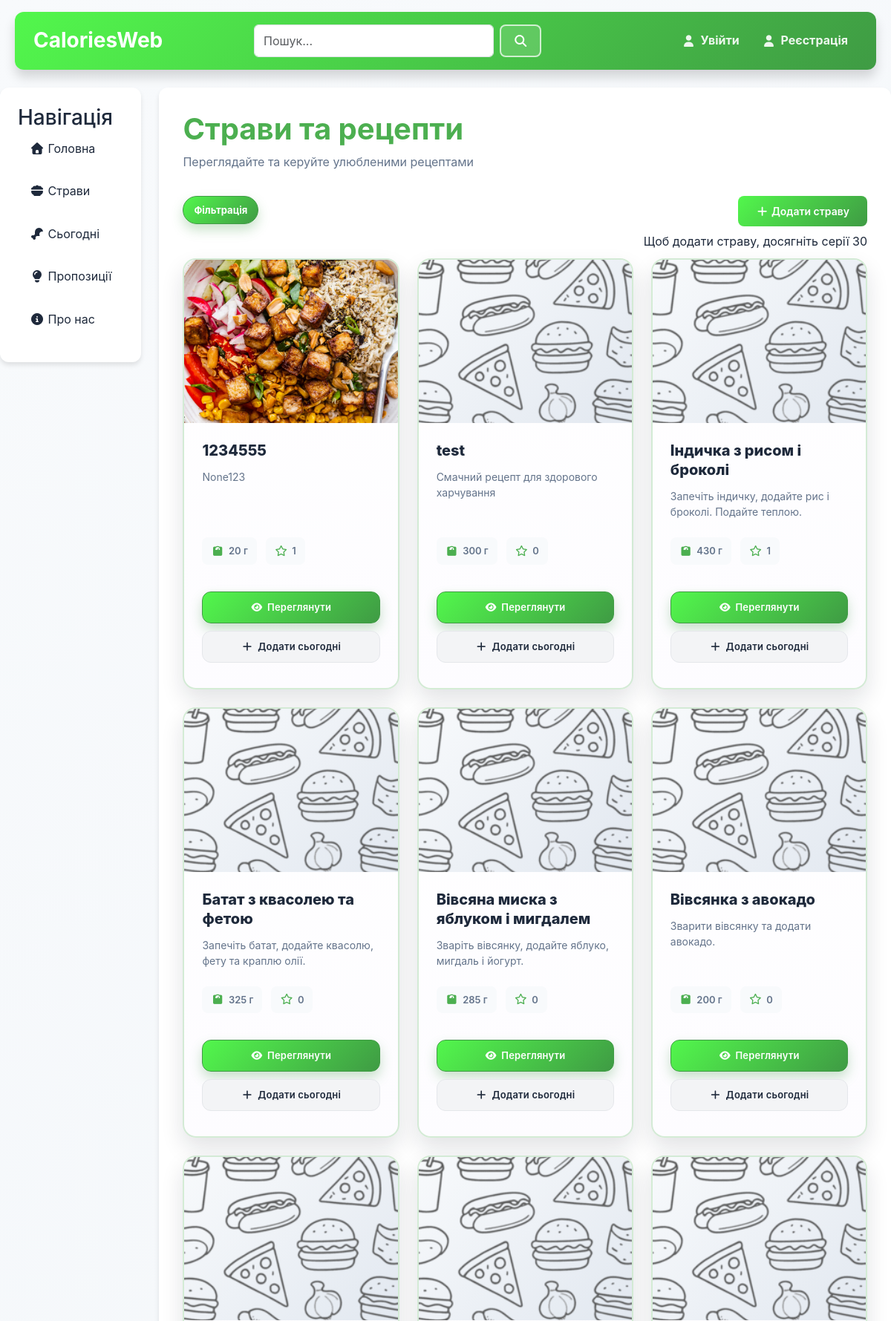
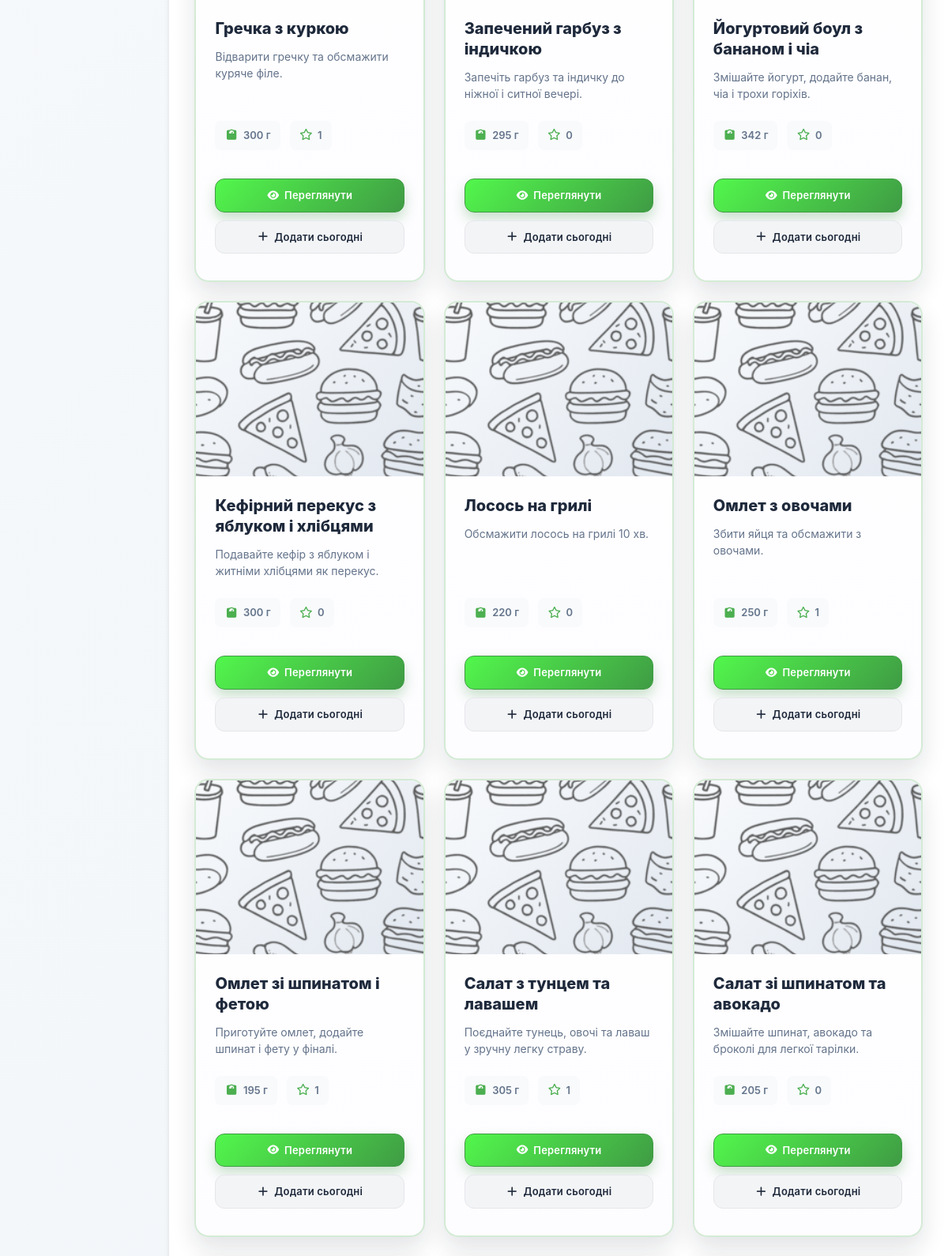
Screenshot of /meals/ (upper part) with the database file from the repository (2 pictures, top to bottom).
### meals/models.py (models this page shows, shortened)
class Meal(models.Model):
    name = models.CharField(max_length=100)
    grams = models.PositiveIntegerField(default=100)
    recipe = models.TextField(null=True)
    link = models.URLField(null=True)
    author = models.ForeignKey(User, on_delete=models.CASCADE)
    image = models.ImageField(default='fallback.png', null=True, blank=True)
    popularity = models.IntegerField()

### meals/views.py (the view)
# urls.py: path("meals/", include(('meals.urls', 'meals'), namespace='meals')),
def meals(request):
    meals = Meal.objects.all().order_by("name")
    can_create_meal = False
    open_groups = [group_name for group_name in request.GET.getlist("open_group") if group_name]
    panel_open = request.GET.get("filter_open") == "1"
    favourites_only = request.GET.get("favourites") == "1"
    selected_tag_ids = []
    raw_tag_ids = request.GET.getlist("tag")
    for tag_id in raw_tag_ids:
        if str(tag_id).isdigit():
            selected_tag_ids.append(int(tag_id))
    if selected_tag_ids:
        meals = meals.filter(mealtag__tag_id__in=selected_tag_ids).distinct()
    if favourites_only:
        if request.user.is_authenticated:
            meals = meals.filter(mealfavorites__user=request.user).distinct()
        else:
            meals = meals.none()
    available_tags = Tag.objects.all().order_by("type", "name")
    selected_tag_ids_set = set(selected_tag_ids)
    grouped_tags = []
    for tag in available_tags:
        group_name = (tag.type or "Інше").strip() if tag.type else "Інше"
        is_selected = tag.id in selected_tag_ids_set
        if grouped_tags and grouped_tags[-1]["type"] == group_name:
            grouped_tags[-1]["tags"].append(tag)
            if is_selected:
                grouped_tags[-1]["has_selected"] = True
        else:
            grouped_tags.append({
                "type": group_name,
                "tags": [tag],
                "has_selected": is_selected,
            })
    if request.user.is_authenticated:
        user_details = getattr(request.user, "details", None)
        if user_details:
            can_create_meal = user_details.current_streak >= 30
    favourite_meals = set()
    if request.user.is_authenticated:
        favourite_meals = set(MealFavorites.objects.filter(user=request.user).values_list("meal_id", flat=True))
    data = {
        "meals": meals,
        "can_create_meal": can_create_meal,
        "favourite_meals": favourite_meals,
        "grouped_tags": grouped_tags,
        "selected_tag_ids": selected_tag_ids,
        "favourites_only": favourites_only,
        "open_groups": open_groups,
        "yesterday_date": datetime.date.today() - timedelta(days=1),
        "user_details": user_details if request.user.is_authenticated else None,
        "panel_open": panel_open or bool(selected_tag_ids) or bool(open_groups) or favourites_only,
    }
    return render(request, "meals/meals.html", data)

### meals/templates/meals/meals.html (shortened to what this page needs)
{% extends "main/layout.html" %}
{% load static %}
{% block extra_css %}
    <link rel="stylesheet" href="{% static 'meals/css/meals.css' %}?v=1">
{% endblock %}
{% block content %}
    <h1>Страви та рецепти</h1>
    <p>Переглядайте та керуйте улюбленими рецептами</p>
    <div class="meal-header-actions">
        <div class="meal-filters">
            <details class="meal-filter-panel" {% if panel_open %}open{% endif %}>
                <summary class="meal-filter-toggle">Фільтрація</summary>
            </details>
        </div>
        <div class="meal-add-wrap">
            {% if can_create_meal %}
                <a href="{% url 'meals:add_meal' %}" class="btn btn-primary meal-add-button">
                    <i class="fas fa-plus"></i> Додати страву
                </a>
            {% else %}
                <a class="btn btn-primary meal-add-button">
                    <i class="fas fa-plus"></i> Додати страву
                </a>
                <p class="meal-actions-note">Щоб додати страву, досягніть серії 30</p>
            {% endif %}
        </div>
    </div>
    <div class="meals-list">
        {% for meal in meals %}
            {% include 'meals/mealItem.html' with meal=meal %}
        {% empty %}
            <div class="meals-empty">
                <i class="fas fa-search"></i>
                <p>Страв не знайдено. Почніть з додавання нової страви!</p>
            </div>
        {% endfor %}
    </div>
{% endblock %}

### meals/templates/meals/mealItem.html
{% if meal != '' %}
<div class="meal-card">
    <div class="meal-image-container">
        {% if meal.image and meal.image.url %}
            <img src="{{ meal.image.url }}" alt="{{ meal.name }}">
        {% else %}
            <div class="meal-image-placeholder">
                <i class="fas fa-utensils"></i>
            </div>
        {% endif %}
    </div>
    <div class="meal-content">
        <h3 class="meal-name">
            <a href="{% url 'meals:meal_detail' meal.id %}">{{ meal.name }}</a>
        </h3>
        <p class="meal-description">
            {% if meal.recipe %}
                {{ meal.recipe|truncatewords:15 }}
            {% else %}
                Смачний рецепт для здорового харчування
            {% endif %}
        </p>
        <div class="meal-stats">
            <div class="meal-stat">
                <i class="fas fa-weight"></i>
                {{ meal.grams }} г
            </div>
            <div class="meal-stat">
                {% if user.is_authenticated %}
                    {% if meal.id in favourite_meals %}
                    <i class="fa-solid fa-star"></i>
                    {{ meal.popularity }}
                    {% else %}
                    <i class="fa-regular fa-star"></i>
                    {{ meal.popularity }}
                    {% endif %}
                {% else %}
                    <i class="fa-regular fa-star"></i>
                    {{ meal.popularity }}
                {% endif %}
            </div>
        </div>
        <div class="meal-actions">
            <a href="{% url 'meals:meal_detail' meal.id %}" class="meal-btn meal-btn-primary">
                <i class="fas fa-eye"></i> Переглянути
            </a>
            <a href="{% url 'today:addMeal' %}?q={{ meal.name|urlencode }}" class="meal-btn meal-btn-secondary">
                <i class="fas fa-plus"></i> Додати сьогодні
            </a>
        </div>
    </div>
</div>
{% endif %}

### main/static/main/css/main.css (style rules this page uses)
* { box-sizing: border-box; }
html { -webkit-text-size-adjust: 100%; text-size-adjust: 100%; }
body, h1, h2, h3, h4, h5, h6, p, ul, ol, dl, dd, figure, blockquote, pre { margin: 0; }
img, picture, video, canvas, svg { display: block; max-width: 100%; }
:root { --primary: #4caf50; --primary-dark: #3f9b44; --primary-light: #8fd9a0; --primary-gradient: linear-gradient(135deg, #52f74c 0%, #3f9b44 100%); --primary-rgb: 76, 175, 80; --primary-dark-rgb: 63, 155, 68; --secondary: #ec4899; --accent: #f59e0b; --success: #10b981; --success-rgb: 16, 185, 129; --warning: #f59e0b; --warning-rgb: 245, 158, 11; --warning-light-rgb: 251, 191, 36; --neutral: #94a3b8; --neutral-rgb: 148, 163, 184; --slate-rgb: 100, 116, 139; --danger: #ef4444; --danger-bg: #fff4f4; --danger-soft: #fee2e2; --danger-border: #fecaca; --danger-ink: #991b1b; --danger-ink-dark: #7f1d1d; --white: #ffffff; --surface-muted: #f3f4f6; --bg-light: #f8fafc; --bg-page-end: #f1f5f9; --text-dark: #1e293b; --text-gray: #64748b; --border: #e2e8f0; --line: #e5e7eb; --line-soft: #eef2f7; --shadow-sm: 0 1px 2px rgba(0, 0, 0, 0.05); --shadow-md: 0 4px 6px rgba(0, 0, 0, 0.1); --shadow-lg: 0 10px 15px rgba(0, 0, 0, 0.15); }
body { background: linear-gradient(135deg, var(--bg-light) 0%, var(--bg-page-end) 100%); margin: 0; font-family: -apple-system, BlinkMacSystemFont, 'Segoe UI', Roboto, Oxygen, Ubuntu, Cantarell, sans-serif; color: var(--text-dark); line-height: 1.6; }
.btn { border-radius: 8px; font-weight: 600; transition: all 0.3s ease; cursor: pointer; }
.btn-primary { background: var(--primary-gradient); color: white; border: none; padding: 10px 24px; font-size: 14px; }
.main-content h1 { color: var(--primary); margin-bottom: 8px; font-weight: 700; }
.main-content > p { color: var(--text-gray); margin-bottom: 32px; }
a { color: var(--primary); text-decoration: none; transition: color 0.3s ease; }

### rows the page displays
Meal: image (picture), name "1234555", recipe "None123", grams "20", popularity "1"
Meal: image (picture), name "test", shows "Смачний рецепт для здорового харчування", grams "300", popularity "0"
Meal: image (picture), name "Індичка з рисом і броколі", recipe "Запечіть індичку, додайте рис і броколі. Подайте теплою.", grams "430", popularity "1"
Meal: image (picture), name "Батат з квасолею та фетою", recipe "Запечіть батат, додайте квасолю, фету та краплю олії.", grams "325", popularity "0"
Meal: image (picture), name "Вівсяна миска з яблуком і мигдалем", recipe "Зваріть вівсянку, додайте яблуко, мигдаль і йогурт.", grams "285", popularity "0"
Meal: image (picture), name "Вівсянка з авокадо", recipe "Зварити вівсянку та додати авокадо.", grams "200", popularity "0"
Meal: image (picture), name "Гречка з куркою", recipe "Відварити гречку та обсмажити куряче філе.", grams "300", popularity "1"
Meal: image (picture), name "Запечений гарбуз з індичкою", recipe "Запечіть гарбуз та індичку до ніжної і ситної вечері.", grams "295", popularity "0"
Meal: image (picture), name "Йогуртовий боул з бананом і чіа", recipe "Змішайте йогурт, додайте банан, чіа і трохи горіхів.", grams "342", popularity "0"
Meal: image (picture), name "Кефірний перекус з яблуком і хлібцями", recipe "Подавайте кефір з яблуком і житніми хлібцями як перекус.", grams "300", popularity "0"
Meal: image (picture), name "Лосось на грилі", recipe "Обсмажити лосось на грилі 10 хв.", grams "220", popularity "0"
Meal: image (picture), name "Омлет з овочами", recipe "Збити яйця та обсмажити з овочами.", grams "250", popularity "1"
Meal: image (picture), name "Омлет зі шпинатом і фетою", recipe "Приготуйте омлет, додайте шпинат і фету у фіналі.", grams "195", popularity "1"
Meal: image (picture), name "Салат з тунцем та лавашем", recipe "Поєднайте тунець, овочі та лаваш у зручну легку страву.", grams "305", popularity "1"
Meal: image (picture), name "Салат зі шпинатом та авокадо", recipe "Змішайте шпинат, авокадо та броколі для легкої тарілки.", grams "205", popularity "0"
